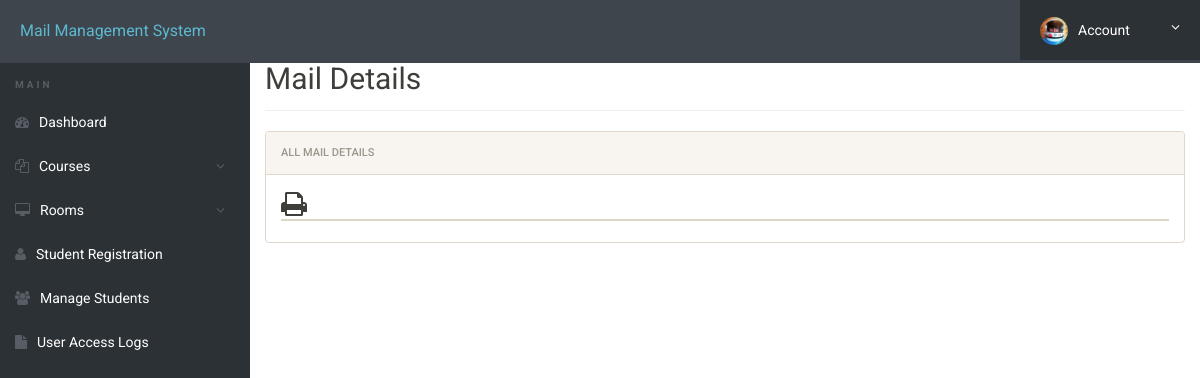
/admin/student-details.php?regno=13 (signed in), run on an earlier commit of the app's database.
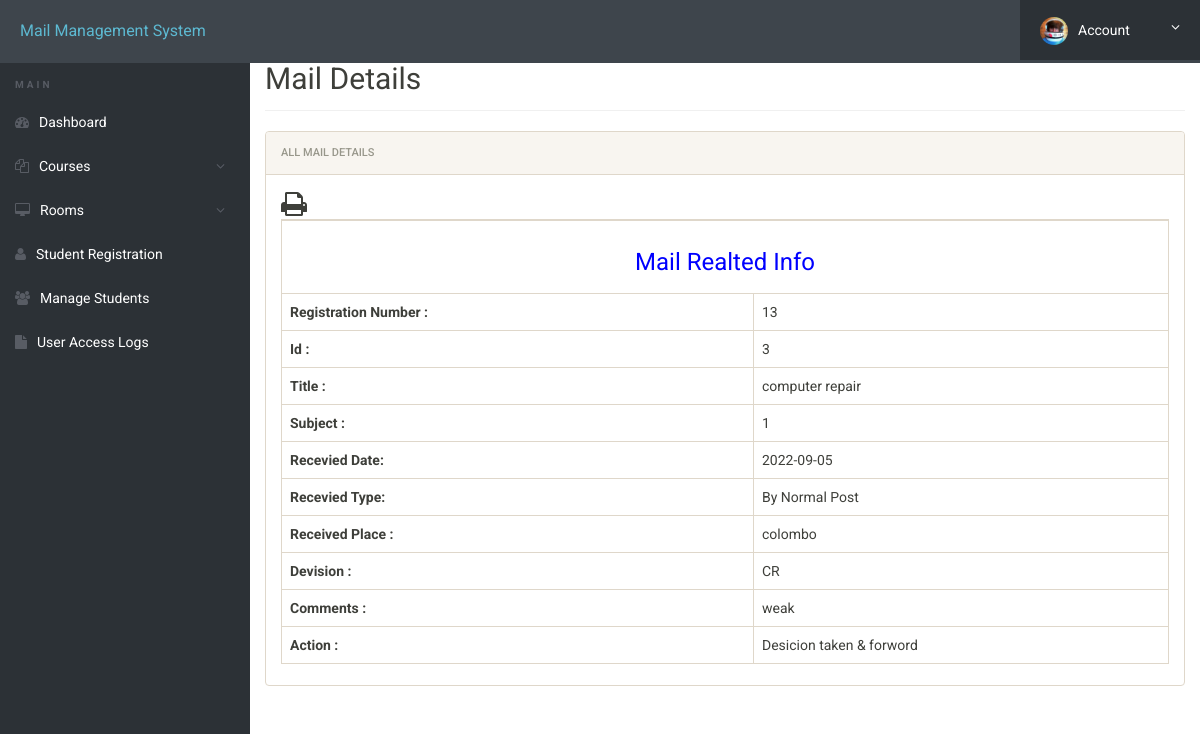
And on a later commit of the database.
### tables this page shows
CREATE TABLE `registration` (
  `id` int(11) NOT NULL AUTO_INCREMENT,
  `recidate` date DEFAULT NULL,
  `devision` varchar(500) DEFAULT NULL,
  `regno` int(11) DEFAULT NULL,
  `subject` varchar(500) DEFAULT NULL,
  `title` varchar(500) DEFAULT NULL,
  `recitype` varchar(500) DEFAULT NULL,
  `regplace` varchar(250) DEFAULT NULL,
  `action` varchar(1000) DEFAULT NULL,
  `comment` varchar(500) DEFAULT NULL,
  PRIMARY KEY (`id`)
);

### admin/student-details.php (the view, shortened to what this page needs)
<?php
include('includes/config.php');
?>
<!doctype html>
<html lang="en" class="no-js">
<head>
	<link rel="stylesheet" href="css/font-awesome.min.css">
	<link rel="stylesheet" href="css/bootstrap.min.css">
	<link rel="stylesheet" href="css/dataTables.bootstrap.min.css">
	<link rel="stylesheet" href="css/bootstrap-social.css">
	<link rel="stylesheet" href="css/bootstrap-select.css">
	<link rel="stylesheet" href="css/fileinput.min.css">
	<link rel="stylesheet" href="css/awesome-bootstrap-checkbox.css">
	<link rel="stylesheet" href="css/style.css">
	<link rel="stylesheet" href="css/font-awesome.min.css">
</head>
<body>
	<?php include('includes/header.php');?>
	<div class="ts-main-content">
			<?php include('includes/sidebar.php');?>
		<div class="content-wrapper">
			<div class="container-fluid">
				<div class="row" id="print">
					<div class="col-md-12">
						<h2 class="page-title" style="margin-top:4%">Mail Details</h2>
						<div class="panel panel-default">
							<div class="panel-heading">All Mail Details</div>
							<div class="panel-body">
			<table id="zctb" class="table table-bordered " cellspacing="0" width="100%" border="1">
						 <span style="float:left" ><i class="fa fa-print fa-2x" aria-hidden="true" OnClick="CallPrint(this.value)" style="cursor:pointer" title="Print the Report"></i></span>
									<tbody>
<?php
$aid=intval($_GET['regno']);
	$ret="select * from registration where (regno	=?)";
$stmt= $mysqli->prepare($ret) ;
$stmt->bind_param('s',$aid);
$stmt->execute() ;
$res=$stmt->get_result();
while($row=$res->fetch_object())
	  {
	  	?>
<tr>
<td colspan="6" style="text-align:center; color:blue"><h3>Mail Realted Info</h3></td>
</tr>
<tr>
<td><b>Registration Number :</b></td>
<td colspan="6"><?php echo $row->regno;?></td>
	  </tr>
	  <tr>
<td><b>Id :</b></td>
<td colspan="6"><?php echo $row->id;?></td>
</tr>
<tr>
<td><b>Title :</b></td>
<td colspan="6"><?php echo $row->title;?></td>
	  </tr>
	  <tr>
<td><b>Subject :</b></td>
<td colspan="6"><?php echo $fpm=$row->subject;?></td>
</tr>
<tr>
<td><b>Recevied Date:</b></td>
<td colspan="6"><?php echo $row->recidate;?></td>
	  </tr>
	  <tr>
<td><b>Recevied Type:</b></td>
<td colspan="6"><?php echo $dr=$row->recitype;?> </td>
</tr>
<tr>
<td><b>Received Place :</b></td>
<td colspan="6"><?php echo $row->regplace;?></td>
	  </tr>
	  <tr>
<td><b>Devision :</b></td>
<td colspan="6"><?php echo $row->devision;?></td>
	  </tr>
<tr>
<td><b>Comments :</b></td>
<td colspan="6"><?php echo $row->comment;?></td>
</tr>
<tr>
<td><b>Action :</b></td>
<td colspan="6"><?php echo $row->action;?></td>
</tr>
<?php
} ?>
</tbody>
</table>
</div>
</div>
</div>
</div>
</div>
</div>
</div>
</body>
</html>

What changed in the data, as far as the page shows it:
added registration: regno "13", id "3", title "computer repair", subject "1", recidate "2022-09-05", recitype "By Normal Post", regplace "colombo", devision "CR", comment "weak", action "Desicion taken & forword"
